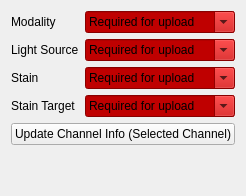
      <widget class="QWidget" name="image_metadata">
       <attribute name="title">
        <string>Image/Channel Metadata</string>
       </attribute>
       <layout class="QVBoxLayout" name="verticalLayout_8">
        <item>
         <layout class="QFormLayout" name="formLayout_10">
          <item row="0" column="0">
           <widget class="QLabel" name="label_67">
            <property name="text">
             <string>Modality</string>
            </property>
           </widget>
          </item>
          <item row="0" column="1">
           <widget class="QComboBox" name="label_modality">
            <property name="palette">
             <palette>
              <active>
               <colorrole role="WindowText">
                <brush brushstyle="SolidPattern">
                 <color alpha="255">
                  <red>0</red>
                  <green>0</green>
                  <blue>0</blue>
                 </color>
                </brush>
               </colorrole>
               <colorrole role="Button">
                <brush brushstyle="SolidPattern">
                 <color alpha="255">
                  <red>191</red>
                  <green>0</green>
                  <blue>0</blue>
                 </color>
                </brush>
               </colorrole>
               <colorrole role="Light">
                <brush brushstyle="SolidPattern">
                 <color alpha="255">
                  <red>255</red>
                  <green>127</green>
                  <blue>127</blue>
                 </color>
                </brush>
               </colorrole>
               <colorrole role="Midlight">
                <brush brushstyle="SolidPattern">
                 <color alpha="255">
                  <red>255</red>
                  <green>63</green>
                  <blue>63</blue>
                 </color>
                </brush>
               </colorrole>
               <colorrole role="Dark">
                <brush brushstyle="SolidPattern">
                 <color alpha="255">
                  <red>127</red>
                  <green>0</green>
                  <blue>0</blue>
                 </color>
                </brush>
               </colorrole>
               <colorrole role="Mid">
                <brush brushstyle="SolidPattern">
                 <color alpha="255">
                  <red>170</red>
                  <green>0</green>
                  <blue>0</blue>
                 </color>
                </brush>
               </colorrole>
               <colorrole role="Text">
                <brush brushstyle="SolidPattern">
                 <color alpha="255">
                  <red>0</red>
                  <green>0</green>
                  <blue>0</blue>
                 </color>
                </brush>
               </colorrole>
               <colorrole role="BrightText">
                <brush brushstyle="SolidPattern">
                 <color alpha="255">
                  <red>255</red>
                  <green>255</green>
                  <blue>255</blue>
                 </color>
                </brush>
               </colorrole>
               <colorrole role="ButtonText">
                <brush brushstyle="SolidPattern">
                 <color alpha="255">
                  <red>0</red>
                  <green>0</green>
                  <blue>0</blue>
                 </color>
                </brush>
               </colorrole>
               <colorrole role="Base">
                <brush brushstyle="SolidPattern">
                 <color alpha="255">
                  <red>191</red>
                  <green>0</green>
                  <blue>0</blue>
                 </color>
                </brush>
               </colorrole>
               <colorrole role="Window">
                <brush brushstyle="SolidPattern">
                 <color alpha="255">
                  <red>191</red>
                  <green>0</green>
                  <blue>0</blue>
                 </color>
                </brush>
               </colorrole>
               <colorrole role="Shadow">
                <brush brushstyle="SolidPattern">
                 <color alpha="255">
                  <red>0</red>
                  <green>0</green>
                  <blue>0</blue>
                 </color>
                </brush>
               </colorrole>
               <colorrole role="AlternateBase">
                <brush brushstyle="SolidPattern">
                 <color alpha="255">
                  <red>255</red>
                  <green>127</green>
                  <blue>127</blue>
                 </color>
                </brush>
               </colorrole>
               <colorrole role="ToolTipBase">
                <brush brushstyle="SolidPattern">
                 <color alpha="255">
                  <red>255</red>
                  <green>255</green>
                  <blue>220</blue>
                 </color>
                </brush>
               </colorrole>
               <colorrole role="ToolTipText">
                <brush brushstyle="SolidPattern">
                 <color alpha="255">
                  <red>0</red>
                  <green>0</green>
                  <blue>0</blue>
                 </color>
                </brush>
               </colorrole>
               <colorrole role="PlaceholderText">
                <brush brushstyle="SolidPattern">
                 <color alpha="128">
                  <red>0</red>
                  <green>0</green>
                  <blue>0</blue>
                 </color>
                </brush>
               </colorrole>
              </active>
              <inactive>
               <colorrole role="WindowText">
                <brush brushstyle="SolidPattern">
                 <color alpha="255">
                  <red>0</red>
                  <green>0</green>
                  <blue>0</blue>
                 </color>
                </brush>
               </colorrole>
               <colorrole role="Button">
                <brush brushstyle="SolidPattern">
                 <color alpha="255">
                  <red>191</red>
                  <green>0</green>
                  <blue>0</blue>
                 </color>
                </brush>
               </colorrole>
               <colorrole role="Light">
                <brush brushstyle="SolidPattern">
                 <color alpha="255">
                  <red>255</red>
                  <green>127</green>
                  <blue>127</blue>
                 </color>
                </brush>
               </colorrole>
               <colorrole role="Midlight">
                <brush brushstyle="SolidPattern">
                 <color alpha="255">
                  <red>255</red>
                  <green>63</green>
                  <blue>63</blue>
                 </color>
                </brush>
               </colorrole>
               <colorrole role="Dark">
                <brush brushstyle="SolidPattern">
                 <color alpha="255">
                  <red>127</red>
                  <green>0</green>
                  <blue>0</blue>
                 </color>
                </brush>
               </colorrole>
               <colorrole role="Mid">
                <brush brushstyle="SolidPattern">
                 <color alpha="255">
                  <red>170</red>
                  <green>0</green>
                  <blue>0</blue>
                 </color>
                </brush>
               </colorrole>
               <colorrole role="Text">
                <brush brushstyle="SolidPattern">
                 <color alpha="255">
                  <red>0</red>
                  <green>0</green>
                  <blue>0</blue>
                 </color>
                </brush>
               </colorrole>
               <colorrole role="BrightText">
                <brush brushstyle="SolidPattern">
                 <color alpha="255">
                  <red>255</red>
                  <green>255</green>
                  <blue>255</blue>
                 </color>
                </brush>
               </colorrole>
               <colorrole role="ButtonText">
                <brush brushstyle="SolidPattern">
                 <color alpha="255">
                  <red>0</red>
                  <green>0</green>
                  <blue>0</blue>
                 </color>
                </brush>
               </colorrole>
               <colorrole role="Base">
                <brush brushstyle="SolidPattern">
                 <color alpha="255">
                  <red>191</red>
                  <green>0</green>
                  <blue>0</blue>
                 </color>
                </brush>
               </colorrole>
               <colorrole role="Window">
                <brush brushstyle="SolidPattern">
                 <color alpha="255">
                  <red>191</red>
                  <green>0</green>
                  <blue>0</blue>
                 </color>
                </brush>
               </colorrole>
               <colorrole role="Shadow">
                <brush brushstyle="SolidPattern">
                 <color alpha="255">
                  <red>0</red>
                  <green>0</green>
                  <blue>0</blue>
                 </color>
                </brush>
               </colorrole>
               <colorrole role="AlternateBase">
                <brush brushstyle="SolidPattern">
                 <color alpha="255">
                  <red>255</red>
                  <green>127</green>
                  <blue>127</blue>
                 </color>
                </brush>
               </colorrole>
               <colorrole role="ToolTipBase">
                <brush brushstyle="SolidPattern">
                 <color alpha="255">
                  <red>255</red>
                  <green>255</green>
                  <blue>220</blue>
                 </color>
                </brush>
               </colorrole>
               <colorrole role="ToolTipText">
                <brush brushstyle="SolidPattern">
                 <color alpha="255">
                  <red>0</red>
                  <green>0</green>
                  <blue>0</blue>
                 </color>
                </brush>
               </colorrole>
               <colorrole role="PlaceholderText">
                <brush brushstyle="SolidPattern">
                 <color alpha="128">
                  <red>0</red>
                  <green>0</green>
                  <blue>0</blue>
                 </color>
                </brush>
               </colorrole>
              </inactive>
              <disabled>
               <colorrole role="WindowText">
                <brush brushstyle="SolidPattern">
                 <color alpha="255">
                  <red>127</red>
                  <green>0</green>
                  <blue>0</blue>
                 </color>
                </brush>
               </colorrole>
               <colorrole role="Button">
                <brush brushstyle="SolidPattern">
                 <color alpha="255">
                  <red>191</red>
                  <green>0</green>
                  <blue>0</blue>
                 </color>
                </brush>
               </colorrole>
               <colorrole role="Light">
                <brush brushstyle="SolidPattern">
                 <color alpha="255">
                  <red>255</red>
                  <green>127</green>
                  <blue>127</blue>
                 </color>
                </brush>
               </colorrole>
               <colorrole role="Midlight">
                <brush brushstyle="SolidPattern">
                 <color alpha="255">
                  <red>255</red>
                  <green>63</green>
                  <blue>63</blue>
                 </color>
                </brush>
               </colorrole>
               <colorrole role="Dark">
                <brush brushstyle="SolidPattern">
                 <color alpha="255">
                  <red>127</red>
                  <green>0</green>
                  <blue>0</blue>
                 </color>
                </brush>
               </colorrole>
               <colorrole role="Mid">
                <brush brushstyle="SolidPattern">
                 <color alpha="255">
                  <red>170</red>
                  <green>0</green>
                  <blue>0</blue>
                 </color>
                </brush>
               </colorrole>
               <colorrole role="Text">
                <brush brushstyle="SolidPattern">
                 <color alpha="255">
                  <red>127</red>
                  <green>0</green>
                  <blue>0</blue>
                 </color>
                </brush>
               </colorrole>
               <colorrole role="BrightText">
                <brush brushstyle="SolidPattern">
                 <color alpha="255">
                  <red>255</red>
                  <green>255</green>
                  <blue>255</blue>
                 </color>
                </brush>
               </colorrole>
               <colorrole role="ButtonText">
                <brush brushstyle="SolidPattern">
                 <color alpha="255">
                  <red>127</red>
                  <green>0</green>
                  <blue>0</blue>
                 </color>
                </brush>
               </colorrole>
               <colorrole role="Base">
                <brush brushstyle="SolidPattern">
                 <color alpha="255">
                  <red>191</red>
                  <green>0</green>
                  <blue>0</blue>
                 </color>
                </brush>
               </colorrole>
               <colorrole role="Window">
                <brush brushstyle="SolidPattern">
                 <color alpha="255">
                  <red>191</red>
                  <green>0</green>
                  <blue>0</blue>
                 </color>
                </brush>
               </colorrole>
               <colorrole role="Shadow">
                <brush brushstyle="SolidPattern">
                 <color alpha="255">
                  <red>0</red>
                  <green>0</green>
                  <blue>0</blue>
                 </color>
                </brush>
               </colorrole>
               <colorrole role="AlternateBase">
                <brush brushstyle="SolidPattern">
                 <color alpha="255">
                  <red>255</red>
                  <green>0</green>
                  <blue>0</blue>
                 </color>
                </brush>
               </colorrole>
               <colorrole role="ToolTipBase">
                <brush brushstyle="SolidPattern">
                 <color alpha="255">
                  <red>255</red>
                  <green>255</green>
                  <blue>220</blue>
                 </color>
                </brush>
               </colorrole>
               <colorrole role="ToolTipText">
                <brush brushstyle="SolidPattern">
                 <color alpha="255">
                  <red>0</red>
                  <green>0</green>
                  <blue>0</blue>
                 </color>
                </brush>
               </colorrole>
               <colorrole role="PlaceholderText">
                <brush brushstyle="SolidPattern">
                 <color alpha="128">
                  <red>0</red>
                  <green>0</green>
                  <blue>0</blue>
                 </color>
                </brush>
               </colorrole>
              </disabled>
             </palette>
            </property>
            <property name="styleSheet">
             <string notr="true">background-color: rgb(191, 0, 0);</string>
            </property>
            <property name="editable">
             <bool>true</bool>
            </property>
            <item>
             <property name="text">
              <string>Required for upload</string>
             </property>
            </item>
            <item>
             <property name="text">
              <string>Bright Field</string>
             </property>
            </item>
            <item>
             <property name="text">
              <string>Dark Field</string>
             </property>
            </item>
            <item>
             <property name="text">
              <string>Phase Contrast</string>
             </property>
            </item>
            <item>
             <property name="text">
              <string>Fake Phase Contrast</string>
             </property>
            </item>
            <item>
             <property name="text">
              <string>Epifluorescence</string>
             </property>
            </item>
            <item>
             <property name="text">
              <string>HILO</string>
             </property>
            </item>
            <item>
             <property name="text">
              <string>TIRF</string>
             </property>
            </item>
           </widget>
          </item>
          <item row="1" column="0">
           <widget class="QLabel" name="label_66">
            <property name="text">
             <string>Light Source</string>
            </property>
           </widget>
          </item>
          <item row="1" column="1">
           <widget class="QComboBox" name="label_light_source">
            <property name="styleSheet">
             <string notr="true">background-color: rgb(191, 0, 0);</string>
            </property>
            <property name="editable">
             <bool>true</bool>
            </property>
            <item>
             <property name="text">
              <string>Required for upload</string>
             </property>
            </item>
            <item>
             <property name="text">
              <string/>
             </property>
            </item>
            <item>
             <property name="text">
              <string>White Light</string>
             </property>
            </item>
            <item>
             <property name="text">
              <string>LED</string>
             </property>
            </item>
            <item>
             <property name="text">
              <string>405</string>
             </property>
            </item>
            <item>
             <property name="text">
              <string>514</string>
             </property>
            </item>
            <item>
             <property name="text">
              <string>473</string>
             </property>
            </item>
            <item>
             <property name="text">
              <string>532</string>
             </property>
            </item>
            <item>
             <property name="text">
              <string>640</string>
             </property>
            </item>
           </widget>
          </item>
          <item row="2" column="0">
           <widget class="QLabel" name="label_68">
            <property name="text">
             <string>Stain</string>
            </property>
           </widget>
          </item>
          <item row="2" column="1">
           <widget class="QComboBox" name="label_stain">
            <property name="styleSheet">
             <string notr="true">background-color: rgb(191, 0, 0);</string>
            </property>
            <property name="editable">
             <bool>true</bool>
            </property>
            <item>
             <property name="text">
              <string>Required for upload</string>
             </property>
            </item>
            <item>
             <property name="text">
              <string/>
             </property>
            </item>
            <item>
             <property name="text">
              <string>Nile Red</string>
             </property>
            </item>
            <item>
             <property name="text">
              <string>DAPI</string>
             </property>
            </item>
            <item>
             <property name="text">
              <string>Cy3</string>
             </property>
            </item>
            <item>
             <property name="text">
              <string>Cy5</string>
             </property>
            </item>
            <item>
             <property name="text">
              <string>WGA-488</string>
             </property>
            </item>
            <item>
             <property name="text">
              <string>WGA-647</string>
             </property>
            </item>
            <item>
             <property name="text">
              <string>FM4-64</string>
             </property>
            </item>
           </widget>
          </item>
          <item row="3" column="0">
           <widget class="QLabel" name="label_69">
            <property name="text">
             <string>Stain Target</string>
            </property>
           </widget>
          </item>
          <item row="3" column="1">
           <widget class="QComboBox" name="label_stain_target">
            <property name="styleSheet">
             <string notr="true">background-color: rgb(191, 0, 0);</string>
            </property>
            <property name="editable">
             <bool>true</bool>
            </property>
            <item>
             <property name="text">
              <string>Required for upload</string>
             </property>
            </item>
            <item>
             <property name="text">
              <string/>
             </property>
            </item>
            <item>
             <property name="text">
              <string>Membrane</string>
             </property>
            </item>
            <item>
             <property name="text">
              <string>Ribosome</string>
             </property>
            </item>
            <item>
             <property name="text">
              <string>Nucleoid</string>
             </property>
            </item>
           </widget>
          </item>
         </layout>
        </item>
        <item>
         <widget class="QPushButton" name="label_overwrite">
          <property name="text">
           <string>Update Channel Info (Selected Channel)</string>
          </property>
         </widget>
        </item>
        <item>
         <spacer name="verticalSpacer_27">
          <property name="orientation">
           <enum>Qt::Vertical</enum>
          </property>
          <property name="sizeHint" stdset="0">
           <size>
            <width>20</width>
            <height>40</height>
           </size>
          </property>
         </spacer>
        </item>
       </layout>
      </widget>
